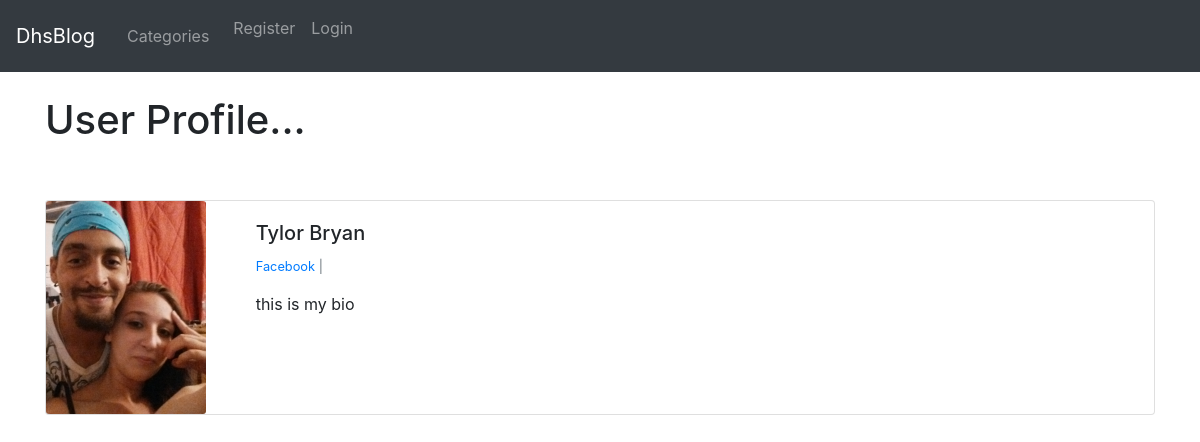
/members/1/profile/, run on the app's committed database.
### theblog/models.py (models this page shows, shortened)
class Profile(models.Model):
    user = models.OneToOneField(User, null=True, on_delete=models.CASCADE)
    bio = models.TextField()
    profile_pic =  models.ImageField(null=True, blank=True, upload_to="images/profile")
    website_url = models.CharField(max_length=255, null=True, blank=True)
    facebook_url = models.CharField(max_length=255, null=True, blank=True)
    instagram_url = models.CharField(max_length=255, null=True, blank=True)
    pinterest_url = models.CharField(max_length=255, null=True, blank=True)

### members/views.py (the view)
# urls.py: path('<int:pk>/profile/', ShowProfilePageView.as_view(), name='show_profile_page'),
class ShowProfilePageView(DetailView):
    model =  Profile
    template_name = 'registration/user_profile.html'
    def  get_context_data(self, *args, **kwargs):
         context = super(ShowProfilePageView, self).get_context_data(*args, **kwargs)
         page_user = get_object_or_404(Profile, id=self.kwargs['pk'])
         context["page_user"] = page_user
         return context

### members/templates/registration/user_profile.html (shortened to what this page needs)
<!DOCTYPE html>
{% extends 'base.html'  %}
{% load static %}
{% block content  %}
<h1> User Profile...</h1>
<div class="card mb-3">
    <div class="row g-0">
        <div class="col-md-2">
            {% if page_user.profile_pic %}
            <img src="{{page_user.profile_pic.url }}" class="card-img">
            {% else %}
            <img src="{% static  'theblog/images/pic.jpg/' %}" class="card-img">
            {% endif %}
        </div>
        <div class="col-md-10">
            <div class="card-body">
                <h5 class="card-title">
                    {{ page_user.user.first_name }}
                    {{ page_user.user.last_name }}
                </h5>
                <p class="small text-muted">
                    {% if page_user.facebook_url %}
                    <a href="{{ page_userfacebook_url }}">Facebook </a>|
                    {% endif %}
                </p>
                <p class="card-text">{{ page_user.bio }}</p>
            </div>
        </div>
    </div>
</div>
{% endblock %}

### data on the page
Profile: profile_pic (picture), user.first_name "Tylor", user.last_name "Bryan", bio "this is my bio"
